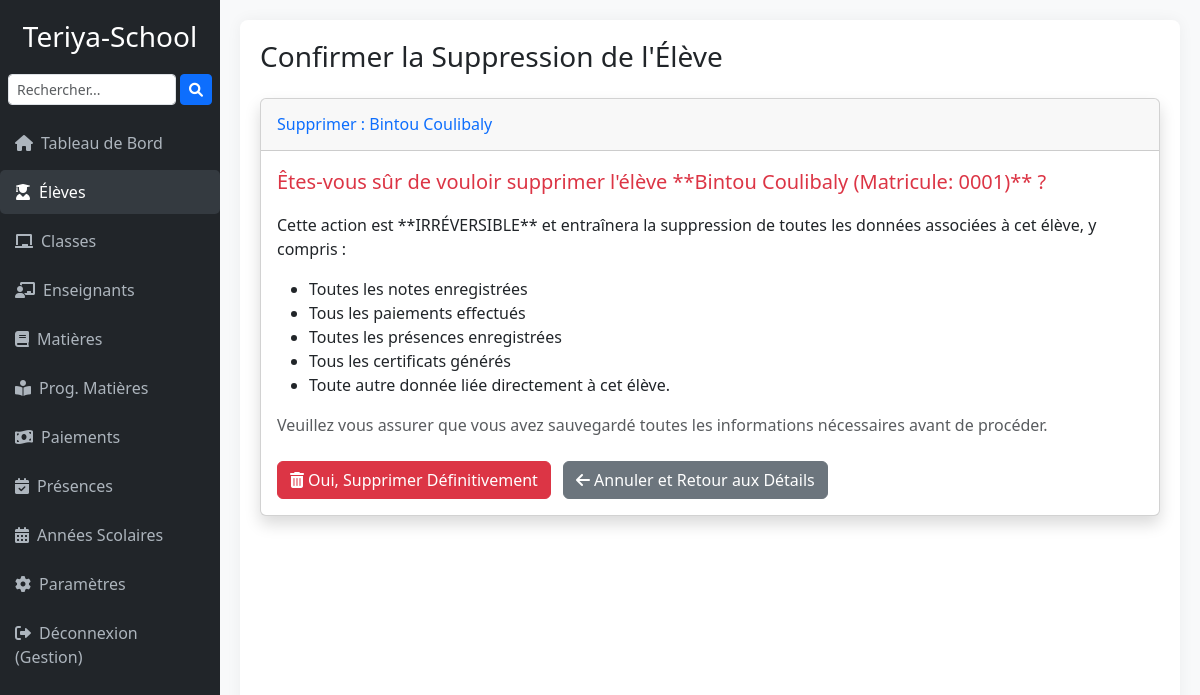
Page /etudiants/4/supprimer/ (signed in) on the committed database.
### dashboard/models.py (models this page shows, shortened)
class Profile(models.Model):
    user = models.OneToOneField(User, on_delete=models.CASCADE)
    ecole = models.ForeignKey("EcoleSettings", on_delete=models.CASCADE, null=True, blank=True)

class EcoleSettings(models.Model):
    ministere = models.CharField(
        max_length=255,
        blank=True,
        null=True,
        verbose_name="Ministère de Tutelle",
        help_text="Exemple : Ministère de l’Éducation Nationale"
    )
    academie = models.CharField(
        max_length=255,
        blank=True,
        null=True,
        verbose_name="Académie / Inspection",
        help_text="Exemple : Académie de Bamako Rive Droite"
    )
    commune = models.CharField(
        max_length=255,
        blank=True,
        null=True,
        verbose_name="Commune",
        help_text="Exemple : Commune IV du District de Bamako"
    )
    nom_etablissement = models.CharField(
        max_length=255,
        verbose_name="Nom de l'Établissement"
    )
    adresse_etablissement = models.CharField(
        max_length=255,
        blank=True,
        null=True,
        verbose_name="Adresse"
    )
    telephone = models.CharField(
        max_length=50,
        blank=True,
        null=True,
        verbose_name="Téléphone de l'Établissement"
    )
    email_contact = models.EmailField(
        blank=True,
        null=True,
        verbose_name="Email de Contact"
    )
    site_web = models.URLField(
        blank=True,
        null=True,
        verbose_name="Site Web"
    )
    code_etablissement = models.CharField(
        max_length=50,
        blank=True,
        null=True,
        unique=True,  # ✅ Chaque école doit avoir un code unique
        verbose_name="Code de l'Établissement",
        help_text="Code attribué par le ministère ou la direction académique"
    )
    logo = models.ImageField(
        upload_to='settings/assets/',
        blank=True,
        null=True,
        verbose_name="Logo de l'École"
    )
    cachet_admin = models.ImageField(
        upload_to='settings/assets/',
        blank=True,
        null=True,
        verbose_name="Cachet (Sceau) de l'Administration"
    )
    signature_directeur = models.ImageField(
        upload_to='settings/assets/',
        blank=True,
        null=True,
        verbose_name="Signature du Directeur/Responsable"
    )
    titre_signataire = models.CharField(
        max_length=100,
        default='Le Directeur',
        verbose_name="Titre du Signataire"
    )
    nom_signataire = models.CharField(
        max_length=255,
        blank=True,
        null=True,
        verbose_name="Nom du Signataire",
        help_text="Nom du directeur ou responsable signataire"
    )
    date_mise_a_jour = models.DateTimeField(
        auto_now=True,
        verbose_name="Dernière mise à jour"
    )
    class Meta:
        verbose_name = "École"
        verbose_name_plural = "Écoles"
        ordering = ['nom_etablissement']
    date_fin_essai = models.DateTimeField(
        blank=True,
        null=True,
        verbose_name="Fin de la période d'essai gratuite"
    )
    est_active = models.BooleanField(
        default=True,
        verbose_name="École active",
        help_text="Indique si l'école peut utiliser le système"
    )
    def periode_essai_expiree(self):
        return self.date_fin_essai and timezone.now() > self.date_fin_essai

class Etudiant(models.Model):
    ecole = models.ForeignKey(
        'EcoleSettings',
        on_delete=models.CASCADE,
        verbose_name="École",
        default=1)
    SEXE_CHOICES = [('M', 'Masculin'), ('F', 'Féminin')]
    SITUATION_CHOICES = [('Actif', 'Actif'), ('Ancien', 'Ancien'), ('Suspendu', 'Suspendu'), ('Radié', 'Radié')]
    nom = models.CharField(max_length=100, verbose_name="Nom")
    prenom = models.CharField(max_length=100, verbose_name="Prénom(s)")
    date_naissance = models.DateField(verbose_name="Date de Naissance")
    lieu_naissance = models.CharField(max_length=100, blank=True, null=True, verbose_name="Lieu de Naissance")
    genre = models.CharField(max_length=1, choices=SEXE_CHOICES, verbose_name="Sexe")
    nationalite = models.CharField(max_length=50, default='Malienne', verbose_name="Nationalité")
    adresse = models.CharField(max_length=200, blank=True, null=True, verbose_name="Adresse Résidentielle")
    ville = models.CharField(max_length=100, default='Bamako', verbose_name="Ville")
    contact_parent = models.CharField(max_length=50, blank=True, null=True, verbose_name="Contact Parent/Tuteur")
    email_parent = models.EmailField(blank=True, null=True, verbose_name="Email Parent/Tuteur")
    numero_matricule = models.CharField(max_length=50, unique=True, blank=True, null=True, verbose_name="Numéro Matricule")
    classe = models.ForeignKey(Classe, on_delete=models.SET_NULL, null=True, blank=True, verbose_name="Classe Actuelle")
    annee_scolaire_inscription = models.ForeignKey(AnneeScolaire, on_delete=models.CASCADE, verbose_name="Année d'Inscription")
    date_inscription = models.DateField(default=timezone.now, verbose_name="Date d'Inscription")
    photo_profil = models.ImageField(upload_to='photos_profil_eleves/', blank=True, null=True, verbose_name="Photo de Profil")
    statut = models.CharField(max_length=20, choices=SITUATION_CHOICES, default='Actif', verbose_name="Statut Actuel")
    class Meta:
        verbose_name = "Élève"
        verbose_name_plural = "Élèves"
        ordering = ['classe__nom_classe', 'nom', 'prenom']

### dashboard/views.py (the view)
# urls.py: path('etudiants/<int:etudiant_id>/supprimer/', views.supprimer_etudiant, name='supprimer_etudiant'),
@login_required
def supprimer_etudiant(request, etudiant_id):
    ecole = get_user_ecole(request)
    etudiant = get_object_or_404(Etudiant, pk=etudiant_id, ecole=ecole)
    if request.method == 'POST':
        nom_complet = f"{etudiant.prenom} {etudiant.nom}"
        etudiant.delete()
        messages.success(request, f"L'élève {nom_complet} a été supprimé avec succès.")
        return redirect('liste_etudiants')
    return render(request, 'dashboard/etudiants/confirmer_suppression_etudiant.html', {
        'etudiant': etudiant
    })

### dashboard/views.py (called while the page is built)
def get_user_ecole(request):
    return (
        getattr(getattr(request.user, 'enseignant', None), 'ecole', None)
        or getattr(getattr(request.user, 'etudiant', None), 'ecole', None)
        or getattr(getattr(request.user, 'profile', None), 'ecole', None)
        or (EcoleSettings.objects.first() if request.user.is_superuser else None)
    )

### dashboard/templates/dashboard/etudiants/confirmer_suppression_etudiant.html (shortened to what this page needs)
{% extends 'dashboard/base.html' %}
{% load static %}
{% block content %}
    <div class="d-sm-flex align-items-center justify-content-between mb-4">
        <h1 class="h3 mb-0 text-gray-800">Confirmer la Suppression de l'Élève</h1>
    </div>
    <div class="card shadow mb-4">
        <div class="card-header py-3">
            <h6 class="m-0 font-weight-bold text-primary">Supprimer : {{ etudiant.prenom }} {{ etudiant.nom }}</h6>
        </div>
        <div class="card-body">
            <p class="lead text-danger">
                Êtes-vous sûr de vouloir supprimer l'élève **{{ etudiant.prenom }} {{ etudiant.nom }} (Matricule: {{ etudiant.numero_matricule|default:"N/A" }})** ?
            </p>
            <p>
                Cette action est **IRRÉVERSIBLE** et entraînera la suppression de toutes les données associées à cet élève, y compris :
            </p>
            <ul>
                <li>Toutes les notes enregistrées</li>
                <li>Tous les paiements effectués</li>
                <li>Toutes les présences enregistrées</li>
                <li>Tous les certificats générés</li>
                <li>Toute autre donnée liée directement à cet élève.</li>
            </ul>
            <p class="text-muted">
                Veuillez vous assurer que vous avez sauvegardé toutes les informations nécessaires avant de procéder.
            </p>
            <form method="post" action="{% url 'supprimer_etudiant' etudiant.pk %}" class="mt-4">
                <button type="submit" class="btn btn-danger me-2"><i class="fas fa-trash-alt me-1"></i>Oui, Supprimer Définitivement</button>
                <a href="{% url 'detail_etudiant' etudiant.pk %}" class="btn btn-secondary"><i class="fas fa-arrow-left me-1"></i>Annuler et Retour aux Détails</a>
            </form>
        </div>
    </div>
{% endblock %}

### dashboard/templates/dashboard/base.html (shortened to what this page needs)
<!DOCTYPE html>
<html lang="fr">
<head>
    <link href="https://cdn.jsdelivr.net/npm/bootstrap@5.3.0/dist/css/bootstrap.min.css" rel="stylesheet">
    <link rel="stylesheet" href="https://cdnjs.cloudflare.com/ajax/libs/font-awesome/6.0.0-beta3/css/all.min.css">
</head>
<body>
<div class="wrapper">
    <div class="sidebar">
        <h3>
            {% if request.user.profile.ecole %}
                {{ request.user.profile.ecole.nom_etablissement }}
            {% else %}
                Gestion Multi-École
            {% endif %}
        </h3>
    <form method="get" action="{% url 'recherche_etudiants_globale' %}" class="d-flex mb-3 px-2">
        <input type="text" name="q" class="form-control form-control-sm me-1" placeholder="Rechercher..." required>
        <button type="submit" class="btn btn-sm btn-primary"><i class="fas fa-search"></i></button>
    </form>
        <ul class="nav flex-column">
            <li class="nav-item">
                <a class="nav-link {% if request.resolver_match.url_name == 'dashboard_accueil' %}active{% endif %}" href="{% url 'dashboard_accueil' %}">
                    <i class="fas fa-home me-2"></i>Tableau de Bord
                </a>
            </li>
            <li class="nav-item">
                <a class="nav-link {% if 'etudiant' in request.resolver_match.url_name %}active{% endif %}" href="{% url 'liste_etudiants' %}">
                    <i class="fas fa-user-graduate me-2"></i>Élèves
                </a>
            </li>
            <li class="nav-item">
                <a class="nav-link {% if 'classe' in request.resolver_match.url_name %}active{% endif %}" href="{% url 'liste_classes' %}">
                    <i class="fas fa-chalkboard me-2"></i>Classes
                </a>
            </li>
            <li class="nav-item">
                <a class="nav-link {% if 'enseignant' in request.resolver_match.url_name %}active{% endif %}" href="{% url 'liste_enseignants' %}">
                    <i class="fas fa-chalkboard-teacher me-2"></i>Enseignants
                </a>
            </li>
            <li class="nav-item">
                <a class="nav-link {% if 'matiere' in request.resolver_match.url_name %}active{% endif %}" href="{% url 'liste_matieres' %}">
                    <i class="fas fa-book me-2"></i>Matières
                </a>
            </li>
            <li class="nav-item">
                <a class="nav-link {% if 'programme_matiere' in request.resolver_match.url_name %}active{% endif %}" href="{% url 'liste_programmes_matiere' %}">
                    <i class="fas fa-book-reader me-2"></i>Prog. Matières
                </a>
            </li>
            <li class="nav-item">
                <a class="nav-link {% if 'paiement' in request.resolver_match.url_name %}active{% endif %}" href="{% url 'liste_paiements_par_classe_etudiant' %}">
                    <i class="fas fa-money-bill-wave me-2"></i>Paiements
                </a>
            </li>
            <li class="nav-item">
                <a class="nav-link {% if 'presence' in request.resolver_match.url_name %}active{% endif %}" href="{% url 'liste_presences' %}">
                    <i class="fas fa-calendar-check me-2"></i>Présences
                </a>
            </li>
            <li class="nav-item">
                <a class="nav-link {% if 'annee_scolaire' in request.resolver_match.url_name %}active{% endif %}" href="{% url 'liste_annees_scolaires' %}">
                    <i class="fas fa-calendar-alt me-2"></i>Années Scolaires
                </a>
            </li>
            <li class="nav-item">
                <a class="nav-link {% if request.resolver_match.url_name == 'ecole_settings' %}active{% endif %}" href="{% url 'ecole_settings' %}">
                    <i class="fas fa-cog me-2"></i>Paramètres
                </a>
            </li>
            {% if user.is_authenticated %}
            <li class="nav-item mt-auto">
                <a class="nav-link" href="{% url 'logout' %}">
                    <i class="fas fa-sign-out-alt me-2"></i>Déconnexion ({{ user.username }})
                </a>
            </li>
            {% endif %}
        </ul>
    </div>
    <div class="main-content">
        <div class="content">
            {% block content %}{% endblock %}
        </div>
    </div>
</div>
</body>
</html>

### dashboard/templates/dashboard/base.html (style rules this page uses)
html, body { height: 100%; margin: 0; padding: 0; overflow: hidden; font-family: 'Segoe UI', Tahoma, Geneva, Verdana, sans-serif; background-color: #f8f9fa; }
.wrapper { display: flex; height: 100%; }
.sidebar { background-color: #212529; color: white; width: 220px; padding-top: 20px; flex-shrink: 0; display: flex; flex-direction: column; overflow-y: auto; }
.sidebar h3 { color: #fff; text-align: center; margin-bottom: 20px; }
.sidebar .nav-link { color: #adb5bd; padding: 10px 15px; margin-bottom: 5px; border-radius: 5px; }
.sidebar .nav-link:hover, .sidebar .nav-link.active { background-color: #343a40; color: white; }
.main-content { flex: 1; display: flex; flex-direction: column; padding: 20px; overflow: hidden; }
.content { flex: 1; background-color: #fff; border-radius: 8px; padding: 20px; box-shadow: 0 0 15px rgba(0,0,0,0.05); overflow-y: auto; }

### rows in the picture
Etudiant: prenom "Bintou", nom "Coulibaly", numero_matricule "0001"

### other values in the picture
{{ request.user.profile.ecole.nom_etablissement }} "Teriya-School"
{{ user.username }} "Gestion"
